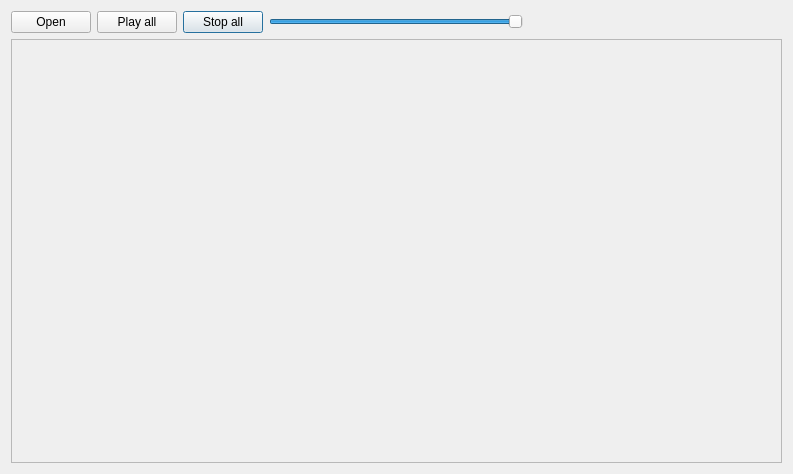
<?xml version="1.0" encoding="UTF-8"?>
<ui version="4.0">
 <class>MultiMusicTest</class>
 <widget class="QDialog" name="MultiMusicTest">
  <property name="geometry">
   <rect>
    <x>0</x>
    <y>0</y>
    <width>793</width>
    <height>474</height>
   </rect>
  </property>
  <property name="minimumSize">
   <size>
    <width>793</width>
    <height>319</height>
   </size>
  </property>
  <property name="acceptDrops">
   <bool>true</bool>
  </property>
  <property name="windowTitle">
   <string>Multi-Music test</string>
  </property>
  <layout class="QGridLayout" name="gridLayout">
   <item row="0" column="4">
    <spacer name="horizontalSpacer">
     <property name="orientation">
      <enum>Qt::Horizontal</enum>
     </property>
     <property name="sizeHint" stdset="0">
      <size>
       <width>243</width>
       <height>20</height>
      </size>
     </property>
    </spacer>
   </item>
   <item row="0" column="2">
    <widget class="QPushButton" name="stopAll">
     <property name="text">
      <string>Stop all</string>
     </property>
    </widget>
   </item>
   <item row="0" column="0">
    <widget class="QPushButton" name="open">
     <property name="text">
      <string>Open</string>
     </property>
    </widget>
   </item>
   <item row="0" column="1">
    <widget class="QPushButton" name="playAll">
     <property name="text">
      <string>Play all</string>
     </property>
    </widget>
   </item>
   <item row="1" column="0" colspan="5">
    <widget class="QScrollArea" name="musicsList">
     <property name="widgetResizable">
      <bool>true</bool>
     </property>
     <widget class="QWidget" name="scrollAreaWidgetContents">
      <property name="geometry">
       <rect>
        <x>0</x>
        <y>0</y>
        <width>773</width>
        <height>425</height>
       </rect>
      </property>
      <layout class="QVBoxLayout" name="verticalLayout">
       <item>
        <spacer name="verticalSpacer">
         <property name="orientation">
          <enum>Qt::Vertical</enum>
         </property>
         <property name="sizeHint" stdset="0">
          <size>
           <width>20</width>
           <height>249</height>
          </size>
         </property>
        </spacer>
       </item>
      </layout>
     </widget>
    </widget>
   </item>
   <item row="0" column="3">
    <widget class="QSlider" name="generalVolume">
     <property name="minimumSize">
      <size>
       <width>125</width>
       <height>0</height>
      </size>
     </property>
     <property name="maximum">
      <number>128</number>
     </property>
     <property name="value">
      <number>128</number>
     </property>
     <property name="orientation">
      <enum>Qt::Horizontal</enum>
     </property>
    </widget>
   </item>
  </layout>
 </widget>
 <resources/>
 <connections/>
</ui>
